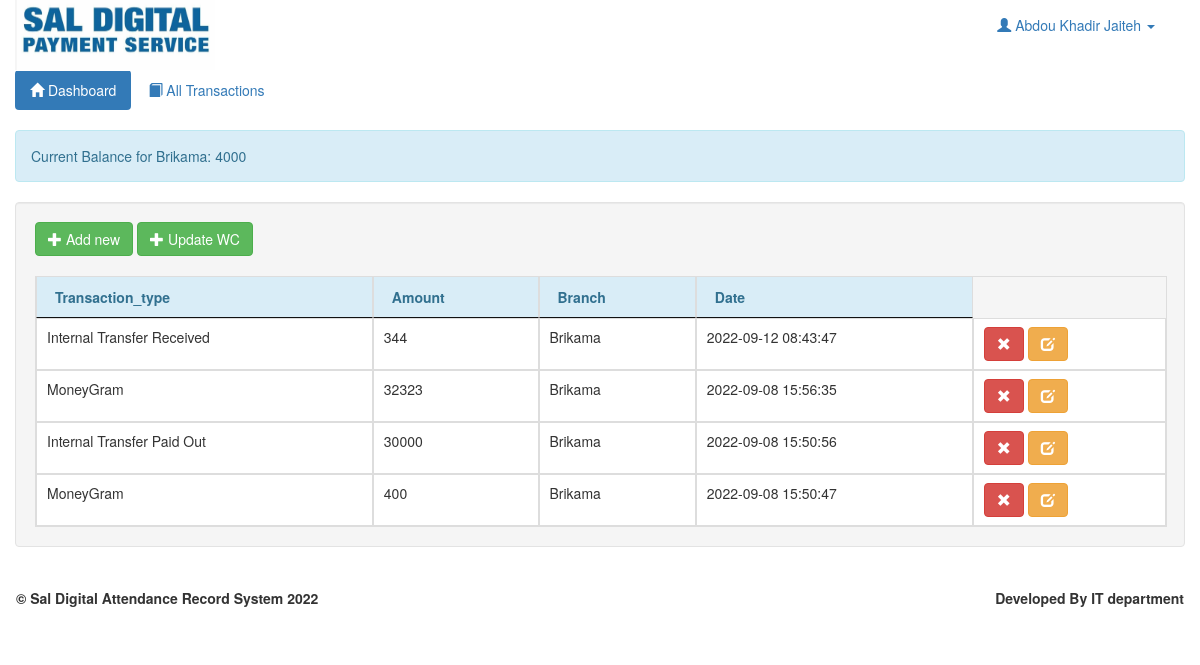
Page /dashboard.php (signed in) on the committed database.
### tables this page shows
CREATE TABLE `cc_working_capital` (
  `wc_id` int(11) NOT NULL,
  `branch` varchar(30) NOT NULL,
  `amount` int(30) NOT NULL,
  `added_by` varchar(30) NOT NULL,
  `date` date NOT NULL DEFAULT current_timestamp()
);

CREATE TABLE `cc_table_record` (
  `cc_id` int(11) NOT NULL,
  `transaction_type` varchar(50) NOT NULL,
  `amount` int(50) NOT NULL,
  `branch` varchar(30) NOT NULL,
  `date` timestamp NOT NULL DEFAULT current_timestamp() ON UPDATE current_timestamp()
);

### account.php (called while the page is built)
<?php
	require_once 'connect.php';
	$q_adminname = $conn->query("SELECT * FROM `admin` WHERE `admin_id` = '$_SESSION[admin_id]'") or die(mysqli_error());
	$f_adminname = $q_adminname->fetch_array();
	$admin_name = $f_adminname['firstname']." ".$f_adminname['lastname'];
	$current_branch = $f_adminname['branch'];
	$current_user_role = $f_adminname['user_role'];

### dashboard.php (the view, shortened to what this page needs)
<!DOCTYPE html>
<?php
	 require_once 'account.php';
?>
<html lang = "eng">
	<head>
		<link rel = "stylesheet" href = "css/bootstrap.css" />
		<link rel = "stylesheet" href = "css/jquery.dataTables.css" />
	</head>
	<body>
	<nav class = "navbar navbar-fixed-top" style="background:white">
			<div class = "container-fluid">
				<div class = "navbar-header">
					<img src = "images/alogosal.jpeg" width = "200px" height = "70px"/>
				</div>
				<ul class = "nav navbar-nav navbar-right">
					<li class = "dropdown">
						<a href = "#" class = "dropdown-toggle" data-toggle = "dropdown"><i class = "glyphicon glyphicon-user"></i>
                        <?php echo htmlentities($admin_name)?> <b class = "caret"></b></a>
					</li>
				</ul>
			</div>
		</nav>
		<div class = "container-fluid" style = "margin-top:70px;">
        <ul class = "nav nav-pills">
				<li class = "active"><a href = "dashboard.php"><span class = "glyphicon glyphicon-home"></span> Dashboard</a></li>
				<li ><a href = "list_transaction.php"><span class = "glyphicon glyphicon-book"></span> All Transactions</a></li>
			</ul>
			<br />
			<?php
                	$wc_fetch = $conn->query("SELECT amount FROM `cc_working_capital` WHERE branch = '$current_branch' ") or die(mysqli_error());
					$wc_result = $wc_fetch->fetch_row();
			?>
			<div class = "alert alert-info">
		  <?php
		  if($current_user_role == 'user') {
			?>
			Current Balance for <?php echo $current_branch; ?>: <?php echo $wc_result[0]; ?>
			<?php
		  }
		  ?>
		</div>
			<div class = "well col-lg-12">
				<button class = "btn btn-success" type = "button" href = "#" data-toggle = "modal" data-target = "#add_student">
					<span class = "glyphicon glyphicon-plus"></span> Add new </button>
					<?php
					if($current_user_role == 'user') {
						?>
						<button class = "btn btn-success" type = "button" href = "#" data-toggle = "modal" data-target = "#add_working_capital">
						<span class = "glyphicon glyphicon-plus"></span> Update WC </button>
						<?php
					}
					?>
				<br />
				<br />
				<?php
                  if($current_user_role == 'user'){
					?>
				<table id = "table" class = "table table-bordered">
					<thead class = "alert-info">
						<tr>
							<th>Transaction_type</th>
							<th>Amount</th>
							<th>Branch</th>
							<th>Date</th>
						</tr>
					</thead>
					<tbody>
						<?php
							$q_records = $conn->query("SELECT * FROM `cc_table_record` WHERE branch = '$current_branch' ORDER BY date DESC LIMIT 5") or die(mysqli_error());
							while($f_record = $q_records->fetch_array()){
						?>
						<tr>
							<td><?php echo $f_record['transaction_type']?></td>
							<td><?php echo $f_record['amount']?></td>
							<td><?php echo $f_record['branch']?></td>
							<td><?php echo $f_record['date']?></td>
							<td><a class = "btn btn-danger remove_record_id"
                            name = "<?php echo $f_record['cc_id']?>" href = "delete_record.php?page1=<?php echo $f_record['cc_id']?>"
                            data-toggle = "modal" data-target = "">
                            <span class = "glyphicon glyphicon-remove"></span>
                        </a> <a class = "btn btn-warning  edi_record_id"
                        name = "<?php echo $f_record['cc_id']?>" href = "load_record_edit.php?page=<?php echo $f_record['cc_id']?>" data-toggle = "modal" data-target = "#edit_record">
                        <span class = "glyphicon glyphicon-edit"></span></a></td>
						</tr>
						<?php
							}
						?>
					</tbody>
				</table>
					<?php
				  }
				?>
			</div>
			<br />
			<br />
			<br />
		</div>
		<br>
		<div class = "navbar  ">
			<div class = "container-fluid">
				<label class = "pull-left">&copy; Sal Digital Attendance Record System 2022</label>
				<label class = "pull-right">Developed By IT department</a></label>
			</div>
		</div>
	</body>
</html>

### rows in the picture
cc_working_capital: amount "4000"
cc_table_record: transaction_type "Internal Transfer Received", amount "344", branch "Brikama", date "2022-09-12 08:43:47"
cc_table_record: transaction_type "MoneyGram", amount "32323", branch "Brikama", date "2022-09-08 15:56:35"
cc_table_record: transaction_type "Internal Transfer Paid Out", amount "30000", branch "Brikama", date "2022-09-08 15:50:56"
cc_table_record: transaction_type "MoneyGram", amount "400", branch "Brikama", date "2022-09-08 15:50:47"

### other values in the picture
$admin_name "Abdou Khadir Jaiteh"
$current_branch "Brikama"
